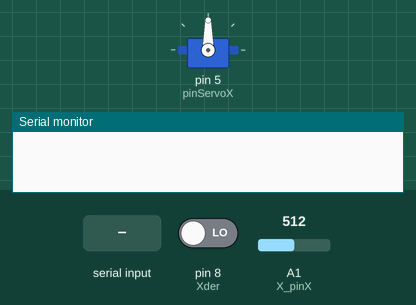
Simulated run of this sketch. Board: Arduino Uno, built with avr-gcc and run on an emulated ATmega328P. Shown: servo, the last lines printed to the serial monitor. The inputs (shaded band) are chosen by the test bench; at power-on: A1 (X_pinX) = 512, pin 8 (Xder) LOW.

Above: at 1.2 s.
1.3 s: A1 (X_pinX) set to 420
2.8 s: A1 (X_pinX) set to 396
At 3.9 s:
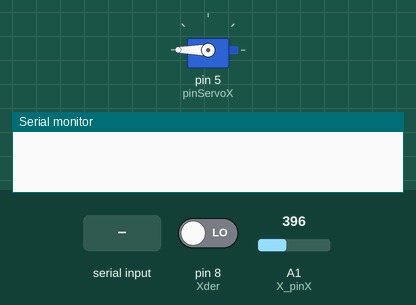
4.3 s: A1 (X_pinX) set to 622
At 5.1 s:
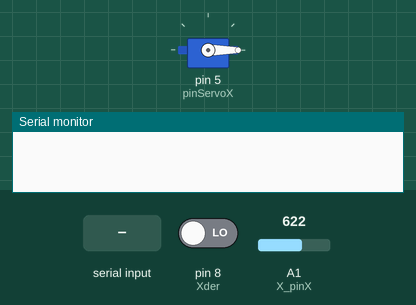
5.8 s: "g" received over Serial
8.3 s: "r" received over Serial
10.8 s: A1 (X_pinX) set to 605
At 11.2 s:
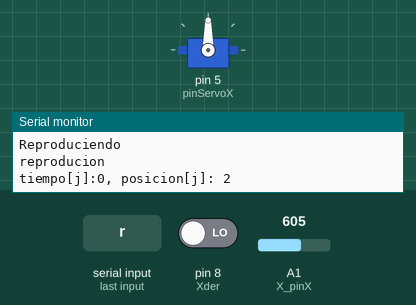
Timing chart, 0 to 13.3 s (numbered marks = the images above; inputs shaded):
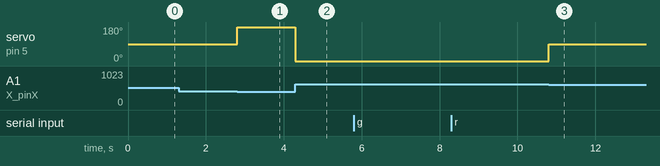

The sketch:

Actividad-5.1.ino
```cpp
#include <Servo.h>

#define boton_pin 13 // pin digital para el botón
#define Y_pinY A0 // pin analógico para leer eje X
#define X_pinX A1 // pin analógico para leer eje X

#define DERECHA 0
#define IZQUIERDA 1
#define PARADA 2

#define sizearray 100

int Xder = 8;
int Xizq = 13;

int Yab = 7;
int Yar = 11;

Servo servoX;
int pinServoX = 5;

int posicion[sizearray];
long tiempo[sizearray];
int i;

long tiempoInicial;

int modo;
int modoAnterior;
int grabando;
int reproduciendo;
int moviendo;

void setup() {
  Serial.begin(9600);
  servoX.attach(pinServoX);

  pinMode(Xder, INPUT);

  modo = PARADA;
  grabando = 0;
  reproduciendo = 0;
  moviendo = 0;
  i = 0;
}

void loop() {
  int valorX = analogRead(X_pinX);
  //Serial.println("X: "+String(valorX));

  if (valorX < 412) {
    servoX.write(180);
    moviendo = 0;

    if (grabando == 1 && modo != IZQUIERDA) {
      modoAnterior = modo;
      grabar();
      tiempoInicial = millis();
    }
    modo = IZQUIERDA;

  }
  else if (valorX > 412 && valorX < 612) {
    servoX.write(90);

    if (grabando == 1 && modo != PARADA) {
      modoAnterior = modo;
      grabar();
      tiempoInicial = millis();
    }
    modo = PARADA;
  }
  else if (valorX > 612) {
    servoX.write(0);

    if (grabando == 1 && modo != DERECHA) {
      modoAnterior = modo;
      grabar();
      tiempoInicial = millis();
    }
    modo = DERECHA;

  }

  if (Serial.available() != 0) {

    String comando = Serial.readString();

    if (comando == "g") {
      Serial.println("Grabando");
      grabando = 1;
      reproduciendo = 0;
      i = 0;
      irA0();
      modo = PARADA;
      tiempoInicial = millis();
    }

    if (comando == "r") {
      Serial.println("Reproduciendo");
      grabando = 0;
      reproduciendo = 1;
      irA0();
    }

  }

  if (reproduciendo == 1) {
    Serial.println("reproducion");
    int j;
    for (j = 0; j < i; j++) {
      Serial.println("tiempo[j]:" + String(tiempo[j]) + ", posicion[j]: " + String(posicion[j]));
      if (posicion[j] == DERECHA) {
        servoX.write(0);
        delay(tiempo[j]);
      }
      else if (posicion[j] == IZQUIERDA) {
        servoX.write(180);
        delay(tiempo[j]);
      }
      else if (posicion[j] == PARADA) {
        servoX.write(90);
        delay(tiempo[j]);
      }
    }
    reproduciendo = 0;
  }

}

void grabar() {
  int tiempoFin = millis() - tiempoInicial;
  posicion[i] = modoAnterior;
  tiempo[i] = tiempoFin;
  Serial.println("tiempoInicial: " + String(tiempoInicial) + ", tiempoFin:" + String(tiempoFin) + " tiempo[i]:" + String(tiempo[i]) + ", posicion[i]: " + String(posicion[i]));
  i++;
}

void irA0() {
  servoX.write(0);
  while (digitalRead(Xder) == HIGH) { }
  servoX.write(90);
}
```

Measured:
- the behaviour switches between 412 and 411 on A1 (X_pinX) (found by bisection; images 0 and 1)
- the behaviour switches between 612 and 611 on A1 (X_pinX) (found by bisection; images 2 and 3)
- after the input at 1.3 s, every drawn part: stays the same
- after the input at 2.8 s, servo on pin 5 (pinServoX): 90° → 180° at once
- after the input at 4.3 s, servo on pin 5 (pinServoX): 180° → 0° at once
- after the input at 10.8 s, servo on pin 5 (pinServoX): 0° → 90° at once
